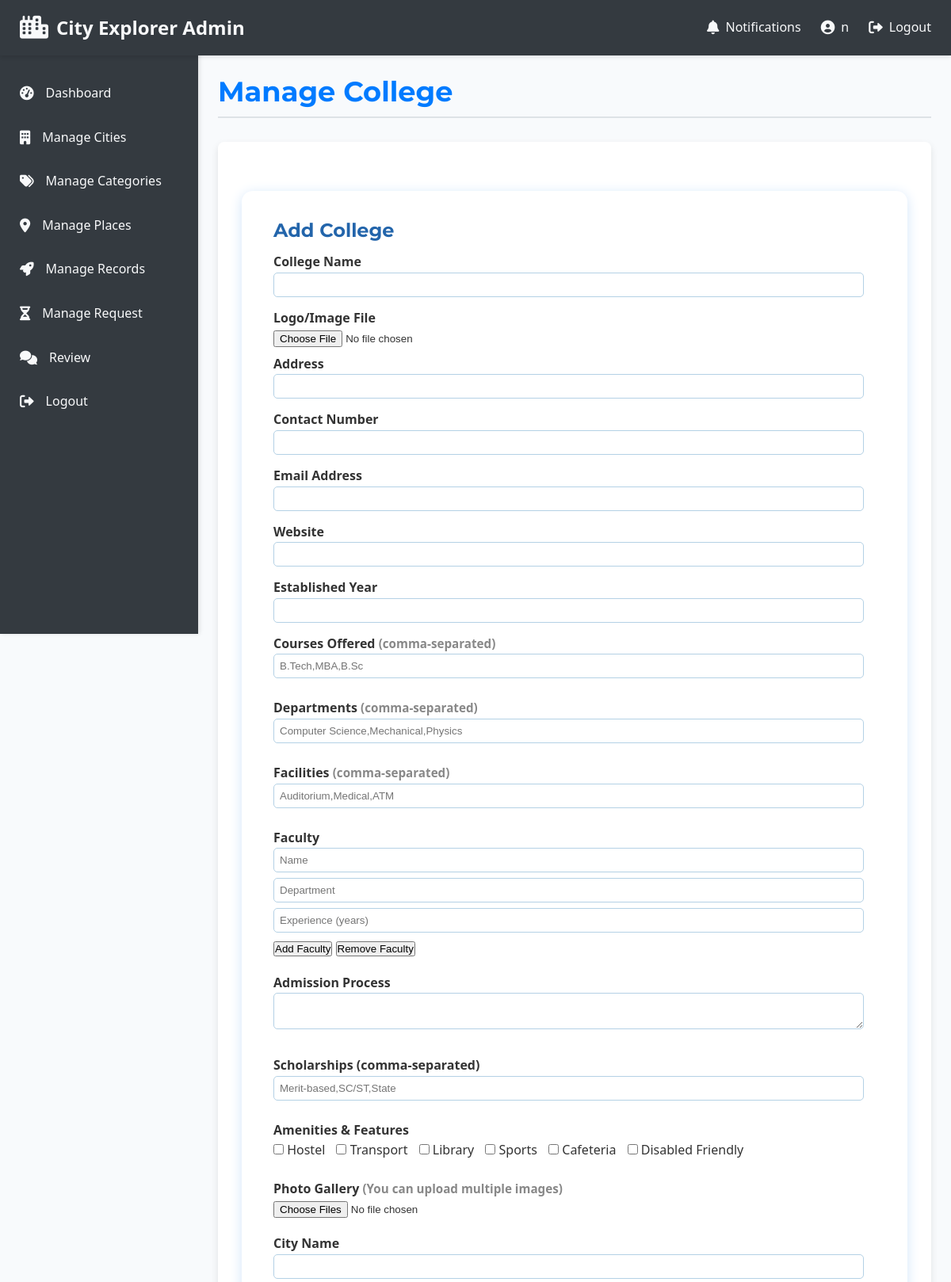
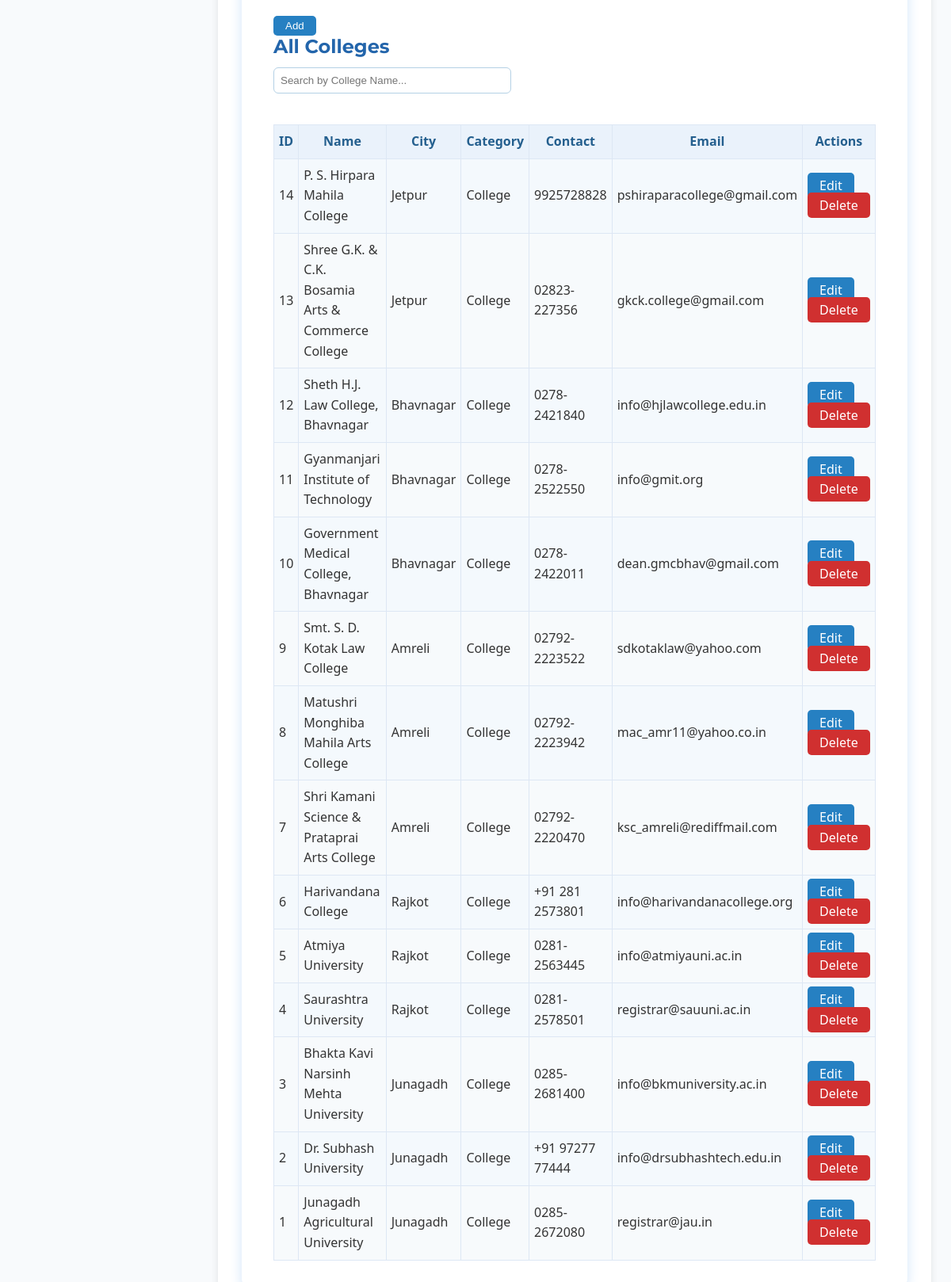
Screenshot of /admin/manage_college.php (signed in) with the database file from the repository (2 pictures, top to bottom).
### tables this page shows
CREATE TABLE `colleges` (
  `id` int(11) NOT NULL,
  `name` varchar(180) NOT NULL,
  `img` varchar(255) DEFAULT NULL,
  `address` varchar(255) DEFAULT NULL,
  `city_name` varchar(90) DEFAULT NULL,
  `cat_name` varchar(255) DEFAULT NULL,
  `contact` varchar(50) DEFAULT NULL,
  `email` varchar(120) DEFAULT NULL,
  `website` varchar(200) DEFAULT NULL,
  `established` varchar(12) DEFAULT NULL,
  `courses` text DEFAULT NULL,
  `departments` text DEFAULT NULL,
  `facilities` text DEFAULT NULL,
  `faculty` text DEFAULT NULL,
  `admission_process` text DEFAULT NULL,
  `gallery` text DEFAULT NULL,
  `scholarships` text DEFAULT NULL,
  `hostel` varchar(10) DEFAULT NULL,
  `transport` varchar(10) DEFAULT NULL,
  `library` varchar(10) DEFAULT NULL,
  `sports` varchar(10) DEFAULT NULL,
  `cafeteria` varchar(10) DEFAULT NULL,
  `disabled_friendly` varchar(50) DEFAULT NULL,
  `user_email` varchar(120) DEFAULT NULL
);

### admin/manage_college.php (the view, shortened to what this page needs)
<?php
require_once 'includes/admin_header.php';
$host = 'localhost'; $dbname = 'project'; $user = 'root'; $pass = '';
$conn = mysqli_connect($host, $user, $pass, $dbname);
$editing = false;
$res = mysqli_query($conn, "SELECT * FROM colleges ORDER BY id DESC");
$rows = [];
while($r = mysqli_fetch_assoc($res)) $rows[] = $r;
?>
<!DOCTYPE html>
<html>
<head>
</head>
<body>
<div class="container">
    <h2><?= $editing ? "Edit College" : "Add College" ?></h2>
    <form method="post" enctype="multipart/form-data" id="collegeForm">
        <label>College Name</label>
        <input type="text" name="name" required value="<?= htmlspecialchars($editing?$row['name']:'') ?>">
        <label>Logo/Image File</label>
        <input type="file" name="img" accept="image/*">
        <label>Address</label>
        <input type="text" name="address" value="<?= htmlspecialchars($editing?$row['address']:'') ?>">
        <label>Contact Number</label>
        <input type="text" name="contact" value="<?= htmlspecialchars($editing?$row['contact']:'') ?>">
        <label>Email Address</label>
        <input type="email" name="email" value="<?= htmlspecialchars($editing?$row['email']:'') ?>">
        <label>Website</label>
        <input type="text" name="website" value="<?= htmlspecialchars($editing?$row['website']:'') ?>">
        <label>Established Year</label>
        <input type="text" name="established" value="<?= htmlspecialchars($editing?$row['established']:'') ?>">
        <div class="form-section">
            <label>Courses Offered <span class="small">(comma-separated)</span></label>
            <input type="text" name="courses[]" value="<?= htmlspecialchars($editing?str_replace(',','',$row['courses']??''):'') ?>" placeholder="B.Tech,MBA,B.Sc">
        </div>
        <div class="form-section">
            <label>Departments <span class="small">(comma-separated)</span></label>
            <input type="text" name="departments[]" value="<?= htmlspecialchars($editing?str_replace(',','',$row['departments']??''):'') ?>" placeholder="Computer Science,Mechanical,Physics">
        </div>
        <div class="form-section">
            <label>Facilities <span class="small">(comma-separated)</span></label>
            <input type="text" name="facilities[]" value="<?= htmlspecialchars($editing?str_replace(',','',$row['facilities']??''):'') ?>" placeholder="Auditorium,Medical,ATM">
        </div>
        <div class="form-section">
            <label>Faculty</label>
            <div id="faculty">
                <?php
                $faculty = $editing ? str2arr($row['faculty']) : ['||'];
                foreach ($faculty as $i=>$fac) {
                    list($n,$d,$e) = array_pad(explode('|',$fac),3,'');
                ?>
                    <div class="faculty-block">
                        <input type="text" name="faculty_name[]" placeholder="Name" value="<?= htmlspecialchars($n) ?>">
                        <input type="text" name="faculty_dept[]" placeholder="Department" value="<?= htmlspecialchars($d) ?>">
                        <input type="text" name="faculty_exp[]" placeholder="Experience (years)" value="<?= htmlspecialchars($e) ?>">
                    </div>
                <?php } ?>
                <div id="faculty-controls">
                    <button type="button" onclick="addFaculty()">Add Faculty</button>
                    <button type="button" onclick="removeFaculty()">Remove Faculty</button>
                </div>
            </div>
        </div>
        <div class="form-section">
            <label>Admission Process</label>
            <textarea name="admission_process" rows="2"><?= htmlspecialchars($editing?$row['admission_process']:'') ?></textarea>
        </div>
        <div class="form-section">
            <label>Scholarships (comma-separated)</label>
            <input type="text" name="scholarships[]" value="<?= htmlspecialchars($editing?str_replace(',','&#10;',$row['scholarships']??''):'') ?>" placeholder="Merit-based,SC/ST,State">
        </div>
        <div class="form-section">
            <label>Amenities & Features</label>
            <div class="yesno inline"><input type="checkbox" name="hostel" value="Hostel" <?= $editing && $row['hostel']=='Hostel'?'checked':'' ?>> Hostel</div>
            <div class="yesno inline"><input type="checkbox" name="transport" value="Transport" <?= $editing && $row['transport']=='Transport'?'checked':'' ?>> Transport</div>
            <div class="yesno inline"><input type="checkbox" name="library" value="Library" <?= $editing && $row['library']=='Library'?'checked':'' ?>> Library</div>
            <div class="yesno inline"><input type="checkbox" name="sports" value="Sports" <?= $editing && $row['sports']=='Sports'?'checked':'' ?>> Sports</div>
            <div class="yesno inline"><input type="checkbox" name="cafeteria" value="Cafeteria" <?= $editing && $row['cafeteria']=='Cafeteria'?'checked':'' ?>> Cafeteria</div>
            <div class="yesno inline"><input type="checkbox" name="disabled_friendly" value="Disabled Friendly" <?= $editing && $row['disabled_friendly']=='Disabled Friendly'?'checked':'' ?>> Disabled Friendly</div>
        </div>
        <div class="form-section">
            <label>Photo Gallery <span class="small">(You can upload multiple images)</span></label>
            <input type="file" name="gallery[]" accept="image/*" multiple>
        </div>
        <label>City Name</label>
        <input type="text" name="city_name" value="<?= htmlspecialchars($editing?$row['city_name']:'') ?>">
        <div class="actions">
            <button class="btn" type="submit" name="save"><?= $editing ? 'Update' : 'Add' ?></button>
        </div>
    </form>
    <h2>All Colleges</h2>
    <input type="text" id="searchBar" placeholder="Search by College Name..." onkeyup="filterTable()">
    <table id="collegeTable">
        <tr>
            <th>ID</th><th>Name</th><th>City</th><th>Category</th><th>Contact</th><th>Email</th><th>Actions</th>
        </tr>
        <?php foreach($rows as $r): ?>
            <tr>
                <td><?= $r['id'] ?></td>
                <td><?= htmlspecialchars($r['name']) ?></td>
                <td><?= htmlspecialchars($r['city_name']) ?></td>
                <td><?= htmlspecialchars($r['cat_name']) ?></td>
                <td><?= htmlspecialchars($r['contact']) ?></td>
                <td><?= htmlspecialchars($r['email']) ?></td>
                <td>
                    <a class="btn" href="?edit=<?= $r['id'] ?>">Edit</a>
                    <a class="btn btn-danger" href="?del=<?= $r['id'] ?>" onclick="return confirm('Delete this record?')">Delete</a>
                </td>
            </tr>
        <?php endforeach; ?>
    </table>
</div>
</body>
</html>

### admin/css/admin.css (style rules this page uses)
:root { --admin-primary: #007bff; --admin-secondary: #6c757d; --admin-success: #28a745; --admin-danger: #dc3545; --admin-warning: #ffc107; --admin-info: #17a2b8; --admin-bg-light: #f8f9fa; --admin-bg-dark: #343a40; --admin-text-dark: #333; --admin-text-light: #f8f9fa; --admin-border-color: #dee2e6; --admin-card-bg: #ffffff; --admin-shadow: rgba(0, 0, 0, 0.1); --admin-font-body: 'Roboto', sans-serif; --admin-font-heading: 'Montserrat', sans-serif; }
*, *::before, *::after { box-sizing: border-box; margin: 0; padding: 0; }
body { font-family: var(--admin-font-body); line-height: 1.6; color: var(--admin-text-dark); background-color: var(--admin-bg-light); -webkit-font-smoothing: antialiased; }
a { color: var(--admin-primary); text-decoration: none; transition: color 0.3s ease; }
h1, h2, h3, h4, h5, h6 { font-family: var(--admin-font-heading); color: var(--admin-text-dark); margin-bottom: 0.5em; line-height: 1.2; }

### admin/manage_college.php (style rules this page uses)
body { background: #f8fafc; font-family: Segoe UI,Arial; }
.container { max-width: 1020px; margin: 32px auto; background: #fff; padding: 36px 40px; border-radius: 14px; box-shadow: 0 3px 16px #d2e5f9; }
h2 { color: #2365ab; }
form input[type=text], form input[type=email], form textarea { width: 98%; padding: 7px; border: 1px solid #b4d1e5; border-radius: 5px; margin-bottom: 7px; }
label { font-weight:bold; margin-top:7px; display:block; }
.form-section { margin-bottom: 18px; }
.yesno { margin-bottom: 5px; }
.actions { margin-top: 16px; }
.actions button { margin-right: 8px; }
table { border-collapse: collapse; width: 100%; margin-top: 24px; background: #f7fafc; }
th, td { border: 1px solid #dde7f4; padding: 8px 6px; }
th { background: #eaf2fb; color: #245f8e; }
tr:nth-child(even) { background: #f4f9fd; }
.btn { padding: 5px 15px; border-radius: 5px; border: 0; background: #2680c2; color: #fff; cursor: pointer; }
.btn-danger { background: #d03030; }
.small { font-size: 0.95em; color: #888; }
.inline { display: inline-block; margin-right: 10px; }
#searchBar { margin-bottom: 15px; padding: 8px; width: 300px; border-radius: 6px; border: 1px solid #b4d1e5; }

### rows the page displays
colleges: id "14", name "P. S. Hirpara Mahila College", city_name "Jetpur", cat_name "College", contact "9925728828", email "pshiraparacollege@gmail.com"
colleges: id "13", name "Shree G.K. & C.K. Bosamia Arts & Commerce College", city_name "Jetpur", cat_name "College", contact "02823-227356", email "gkck.college@gmail.com"
colleges: id "12", name "Sheth H.J. Law College, Bhavnagar", city_name "Bhavnagar", cat_name "College", contact "0278-2421840", email "info@hjlawcollege.edu.in"
colleges: id "11", name "Gyanmanjari Institute of Technology", city_name "Bhavnagar", cat_name "College", contact "0278-2522550", email "info@gmit.org"
colleges: id "10", name "Government Medical College, Bhavnagar", city_name "Bhavnagar", cat_name "College", contact "0278-2422011", email "dean.gmcbhav@gmail.com"
colleges: id "9", name "Smt. S. D. Kotak Law College", city_name "Amreli", cat_name "College", contact "02792-2223522", email "sdkotaklaw@yahoo.com"
colleges: id "8", name "Matushri Monghiba Mahila Arts College", city_name "Amreli", cat_name "College", contact "02792-2223942", email "mac_amr11@yahoo.co.in"
colleges: id "7", name "Shri Kamani Science & Prataprai Arts College", city_name "Amreli", cat_name "College", contact "02792-2220470", email "ksc_amreli@rediffmail.com"
colleges: id "6", name "Harivandana College", city_name "Rajkot", cat_name "College", contact "+91 281 2573801", email "info@harivandanacollege.org"
colleges: id "5", name "Atmiya University", city_name "Rajkot", cat_name "College", contact "0281-2563445", email "info@atmiyauni.ac.in"
colleges: id "4", name "Saurashtra University", city_name "Rajkot", cat_name "College", contact "0281-2578501", email "registrar@sauuni.ac.in"
colleges: id "3", name "Bhakta Kavi Narsinh Mehta University", city_name "Junagadh", cat_name "College", contact "0285-2681400", email "info@bkmuniversity.ac.in"
colleges: id "2", name "Dr. Subhash University", city_name "Junagadh", cat_name "College", contact "+91 97277 77444", email "info@drsubhashtech.edu.in"
colleges: id "1", name "Junagadh Agricultural University", city_name "Junagadh", cat_name "College", contact "0285-2672080", email "registrar@jau.in"

### other values shown
$_SESSION['admin_username'] "n"
$page_title "Manage College"
